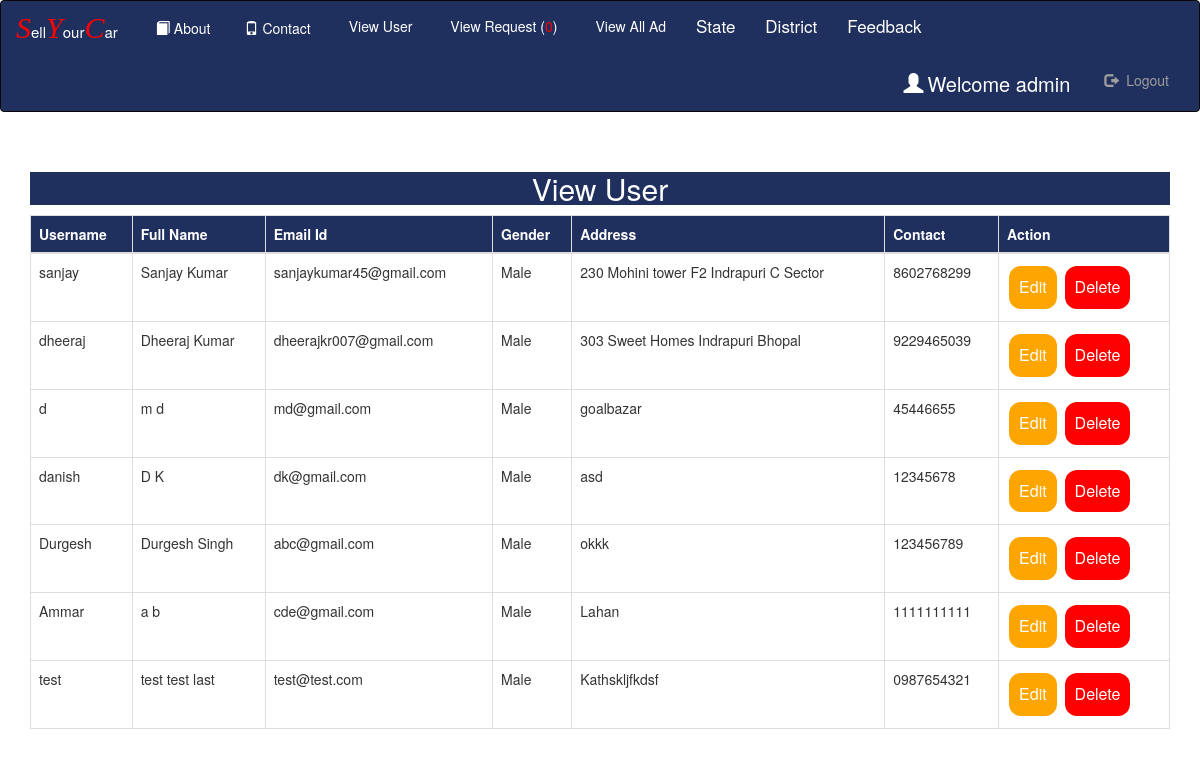
/view_user (signed in), run on the app's committed database.
### Room/models.py (models this page shows, shortened)
class Register(models.Model):
    user=models.ForeignKey(User,on_delete=models.CASCADE,null=True)
    gen=models.CharField(max_length=30,null=True)
    add=models.CharField(max_length=100,null=True)
    mobile=models.CharField(max_length=10,null=True)
    image=models.FileField(null=True)
    birth=models.DateField(null=True)

### Room/views.py (the view)
# urls.py: path('view_user', View_User,name='view_user'),
def View_User(request):
    if not request.user.is_staff:
        return redirect('home')
    data=Register.objects.all()
    d={'data':data}
    return render(request,'view_user.html',d)

### Room/context_processors.py (called while the page is built)
def get_unaccepted_car_count(self):
    car_count = Status.objects.filter(status = False).count()
    return {
        "car_count": car_count
    }

### Room/request_exposer.py (called while the page is built)
def RequestExposerMiddleware(get_response):
    def middleware(request):
        models.exposed_request = request
        response = get_response(request)
        return response
    return middleware

### Room/templates/view_user.html
{% extends 'navigation.html' %}
{% block body %}
<br>
<br>
<center><div class="container"><h2 style="color:white;background-color:#20305E;width:100%">View User</h2></div></center>
 <div class="container">
<table class="table table-bordered" width="100%" id="myTable">
  <thead>
  <tr>
    <th>Username</th>
    <th>Full Name</th>
      <th>Email Id</th>
      <th>Gender</th>
      <th>Address</th>
      <th>Contact</th>
    <th>Action</th>
  </tr>
  </thead>
   <tbody>
    {% for i in data %}
  <tr>
    <td>{{i.user.username}}</td>
    <td>{{i.user.first_name}} {{i.user.last_name}}</td>
    <td>{{i.user.email}}</td>
    <td>{{i.gen}}</td>
    <td>{{i.add}}</td>
      <td>{{i.mobile}}</td>
    {% if i.user.is_staff %}
    <td><button2 class="button2 button1" style="bockground-color:red">Staff_User</button2></td>
    {% else %}
      <td><a href="{% url 'edit_user' i.id %}"><button class="button button1">Edit</button></a>
      <a href="{% url 'delete_user' i.user.id %}"><button class="button button2">Delete</button></a></td>
    {% endif %}
  </tr>
    {% endfor %}
    </tbody>
</table>
 </div>
{% endblock %}

### Room/templates/navigation.html (shortened to what this page needs)
<!DOCTYPE html>
<html lang="en">
{% load static %}
<head>
  <link rel="stylesheet" href="https://maxcdn.bootstrapcdn.com/bootstrap/3.3.6/css/bootstrap.min.css">
    <link rel = stylesheet href = "https://cdn.datatables.net/1.10.20/css/jquery.dataTables.min.css">
  <link rel="stylesheet" type="text/css" href="https://cdn.jsdelivr.net/npm/toastify-js/src/toastify.min.css">
</head>
<body>
<nav class="navbar navbar-inverse" style="padding:0px;margin:0px;background-color:#20305E;color:white;>
  <div class="container-fluid" style="padding:0px;margin:0px">
    <div class="navbar-header" style="margin-bottom:4px;margin-right:4px;">
      <a class="navbar-brand" href="{% url 'home' %}"><span style="font-size:30px;color:Red"><i style="font-family:cursive">S</i></span><span style="font-size:15px;color:white">ell</span><span style="font-size:30px;color:Red"><i style="font-family:cursive">Y</i></span><span style="font-size:15px;color:white">our</span><span style="font-size:30px;color:Red"><i style="font-family:cursive">C</i></span><span style="font-size:15px;color:white">ar</span></a>
    </div>
    <ul class="nav navbar-nav">
        <li><a href="{% url 'about' %}" style = "color : white"><span class="glyphicon glyphicon-book" style="padding:4px"></span>About</a></li>
        <li><a href="{% url 'contact' %}" style = "color : white"><span class="glyphicon glyphicon-phone" style="padding:4px"></span>Contact</a></li>
      {% if not request.user.is_staff %}
      <li><a href="{% url 'search' %}" style = "color : white"><span class="glyphicon glyphicon-search" style="padding:4px"></span>Search Car</a></li>
      <li class="nav-item dropdown">
        <a class="nav-link dropdown-toggle" href="#" id="navbardrop" data-toggle="dropdown" style="color : white ">
          Feedback
        </a>
        <div class="dropdown-menu">
          <a class="dropdown-item" href="send_feedback/" style="font-size:17px;color : #20305E">Send Feedback</a><br>
        </div>
        {% comment %} <div class="dropdown-menu">
          <a class="dropdown-item" href="{% url 'my_favourate_ad'%}" style="font-size:17px;color : #20305E">My Favouarates</a><br>
        </div> {% endcomment %}
      </li>
      {% if request.user.username %}
        <li><a href="{% url 'rent1' %}" style = "color : white"><span class="glyphicon glyphicon-plus" style="padding:4px"></span>Post Car Ad</a></li>
      <li><a href="{% url 'my_car_list' %}" style = "color : white"><span class="glyphicon glyphicon-View" style="padding:4px"></span>View My Ad</a></li>
      <li><a href="{% url 'my_favourate_ad' %}" style = "color : white"><span class="glyphicon glyphicon-View" style="padding:4px"></span>My Fav</a></li>
    {% endif %}
        {% else %}
      <li><a href="{% url 'view_user' %}" style = "color : white"><span class="glyphicon glyphicon-View" style="padding:4px"></span>View User</a></li>
      <li><a href="{% url 'request' %}" style = "color : white"><span class="glyphicon glyphicon-View" style="padding:4px"></span>View Request (<span style="color:red">{{car_count}}</span>)</a></li>
      <li><a href="{% url 'alladd' %}" style = "color : white"><span class="glyphicon glyphicon-View" style="padding:4px"></span>View All Ad</a></li>
    <li class="nav-item dropdown">
      <a class="nav-link dropdown-toggle" href="#" id="navbardrop" data-toggle="dropdown" style="font-size:17px;color : white">
        State
      </a>
    </li>
        <li class="nav-item dropdown">
      <a class="nav-link dropdown-toggle" href="#" id="navbardrop" data-toggle="dropdown" style="font-size:17px;color : white ">
        District
      </a>
    </li>
    <li class="nav-item dropdown">
      <a class="nav-link dropdown-toggle" href="#" id="navbardrop" data-toggle="dropdown" style="font-size:17px;color : white ">
        Feedback
      </a>
    </li>
        {% endif %}
    </ul>
    {% if request.user.username %}
    <ul class="nav navbar-nav navbar-right">
      <li><a href="{% url 'user_detail' %}" style="color:white;font-size:20px"> <span class="glyphicon glyphicon-user" style="padding:4px;"></span>Welcome  {{request.user.username}}</a></li>
      <li><a href="{% url 'logout' %}" style="margin-right:30px"><span class="glyphicon glyphicon-log-out" style="padding:4px;"></span> Logout</a></li>
    </ul>
    {% endif %}
</nav>
{% block body %}
{% endblock %}
</body>
</html>

### Room/templates/navigation.html (style rules this page uses)
.button { background-color: orange; border: none; color: white; padding: 10px; text-align: center; text-decoration: none; display: inline-block; font-size: 16px; margin: 4px 2px; cursor: pointer; }
.button2 { background-color: red; border: none; color: white; padding: 10px; text-align: center; text-decoration: none; display: inline-block; font-size: 16px; margin: 4px 2px; cursor: pointer; }
.button1 { border-radius: 12px; }
.button2 { border-radius: 12px; }
th { background-color:#20305E; color:white; }

### data on the page
Register: user.username "sanjay", user.first_name "Sanjay", user.last_name "Kumar", user.email "sanjaykumar45@gmail.com", gen "Male", add "230 Mohini tower F2 Indrapuri C Sector", mobile "8602768299", shows "Edit"
Register: user.username "dheeraj", user.first_name "Dheeraj", user.last_name "Kumar", user.email "dheerajkr007@gmail.com", gen "Male", add "303 Sweet Homes Indrapuri Bhopal", mobile "9229465039", shows "Edit"
Register: user.username "d", user.first_name "m", user.last_name "d", user.email "md@gmail.com", gen "Male", add "goalbazar", mobile "45446655", shows "Edit"
Register: user.username "danish", user.first_name "D", user.last_name "K", user.email "dk@gmail.com", gen "Male", add "asd", mobile "12345678", shows "Edit"
Register: user.username "Durgesh", user.first_name "Durgesh", user.last_name "Singh", user.email "abc@gmail.com", gen "Male", add "okkk", mobile "123456789", shows "Edit"
Register: user.username "Ammar", user.first_name "a", user.last_name "b", user.email "cde@gmail.com", gen "Male", add "Lahan", mobile "1111111111", shows "Edit"
Register: user.username "test", user.first_name "test", user.last_name "test last", user.email "test@test.com", gen "Male", add "Kathskljfkdsf", mobile "0987654321", shows "Edit"

### other printed values
{{ car_count }} "0"
{{ request.user.username }} "admin"
